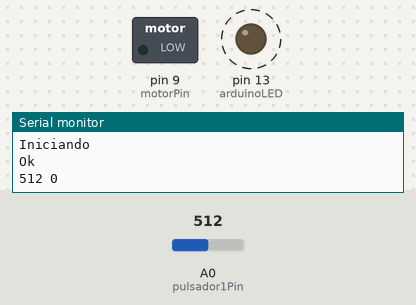
Recording of a sketch running on a simulated Arduino Uno, built with avr-gcc and run on an emulated ATmega328P. Parts: switched loads named in the sketch (green lamp = pin HIGH), output pins drawn as LEDs (lit = HIGH), the last lines printed to the serial monitor. Dashed ring = blinking. The inputs (shaded band) are chosen by the test bench; at power-on: A0 (pulsador1Pin) = 512.

Above: at 0.99 s.
1.3 s: A0 (pulsador1Pin) set to 535
4.3 s: A0 (pulsador1Pin) set to 557
At 4.59 s:
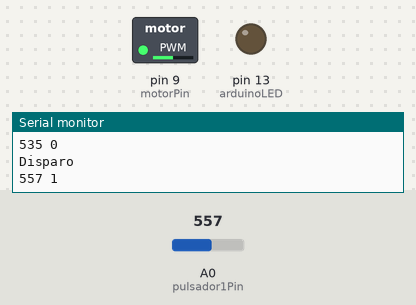
At 6.6 s:
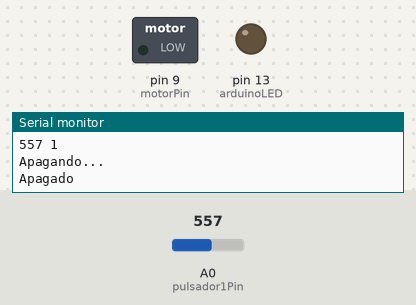
Timing chart, 0 to 12.2 s (numbered marks = the images above; inputs shaded):
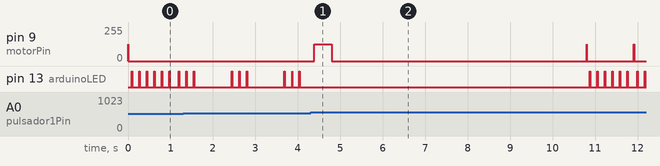

Measured:
- the behaviour switches between 545 and 546 on A0 (pulsador1Pin) (found by bisection; images 0 and 1)
- after the input at 4.3 s, pin 9 (motorPin): 0/255 → 127/255 after 0.08 s, → 0/255 0.42 s later

The sketch:

torpedo.ino
```cpp
// Programa para armado y disparo del torpedo
//
// Programacion Arduino: Antonio Ruis Navarro
// Diseño mecánico: Humberto Martínez Barberá

#define pulsador1Pin A0
#define motorPin 9
#define arduinoLED 13

#define cicloRefresco 500  // Refresh period in millisecond
#define cicloActualizacion 10  // Duración de cada ciclo de actualización en ms.
#define retardoPulsador 6  //Retardo en numero de ciclos para realizar el antirrebotes en el pulsados

#define nivelAlto 545  // Nivel de la lectura analógica del pulsador a partir de la que interpretamos pulsador activado.
#define nivelBajo 429  // Nivel de la lectura analógica del pulsador a partir de la que interpretamos pulsador desactivado.
#define fuerzaMotor 127 // 0..255 fuerza del motor
#define tiempoMinimoPropulsion 750 // Tiempo minimo de propulsion en milisegundos, un tiempo de pulsación menor que este durante la programacion de tiempo de propulsion apaga el sistema sin disparar.
#define tiempoTimeOut 60000L// Tiempo en milisegundos antes de apagarse el sistema si no actuamos en el pulsador.
#define tiempoFeedback 10  // Durancion del feedback del motor. Poner a cero si no queremos funcion de feedback con el motor.

#include <EEPROM.h>

// VARIABLES DE CONTROL DE PULSADORES //
int vecesDetectadoPulsador; // QUIZA PODRIA SER CHAR en lugar de INT
bool pulsadorActivo;

// VARIABLES DE TEMPORIZADORES //
unsigned long milisegundos=0;
unsigned long milisegundosCiclo=0;
int contadorLED;
byte destelloActual;
long timeOut;
int temporizador;


// VARIABLES DE PROGRAMA //
int duracionPropulsion; //Duración en ms de actuación del motor de de propulsion.
int estado;


void setup(){
  vecesDetectadoPulsador=0;
  pulsadorActivo = false;
  contadorLED = 0;
  destelloActual = 0;
  duracionPropulsion = 0;
  timeOut = 0;
  estado = 0;
  temporizador = 1000;  // Tiempo de espera inicial 1 segundo.
  Serial.begin(115200);  // Set serial monitor baud rate
  pinMode(arduinoLED,OUTPUT);
  pinMode(motorPin, OUTPUT);
  pinMode(pulsador1Pin, INPUT);
  Serial.println("Iniciando");
  feedback(tiempoFeedback);
  temporizador = 1000;  // Tiempo de espera inicial 1 segundo.
  estado = -1;
//  delay(1000);
  Serial.println("Ok");
}


void loop(){
  unsigned long currentMillis = millis();
  if (currentMillis - milisegundos > cicloRefresco) {  // Este codigo se ejecuta cada ciclo de refresco para mostrar informacion de depuración.
    milisegundos = currentMillis;  // Otra opcion es: milisegundos += cicloRefresco; (la diferencia entre las dos es muy sutil)
    Serial.print(analogRead(pulsador1Pin));
    Serial.print(" ");
    Serial.println(pulsadorActivo,BIN);
  }


  if (currentMillis - milisegundosCiclo > cicloActualizacion) { // Se ejecuta cada ciclo de Actualizacion.
//    milisegundosCiclo += cicloActualizacion;
    milisegundosCiclo = currentMillis;
    comprobarPulsadores();
    timeOut += cicloActualizacion;
//    digitalWrite(arduinoLED,pulsadorActivo);
    switch (estado) {
      case -1:  // Espera inicial tras la activacion del sistema.
        temporizador -= cicloActualizacion;
        if (temporizador <= 0) {
          estado = 0;
        }
        break;
      case 0:  // Inicio esperando a la pulsacion.
        if (pulsadorActivo) {  // Si se activa el pulsador pasamos a contar el tiempo.
          estado = 1;
          Serial.println("Contando tiempo de propulsion");
          feedback(tiempoFeedback);
          timeOut = 0;
        } else { // Si se ha soltado el pulsador desde que iniciamos entendemos que queremos usar la misma duracion de la ultima vez.
          duracionPropulsion = leerEeprom();
          Serial.print("Lectura del tiempo de propulsion de la EEPROM: ");
          Serial.println(duracionPropulsion);
          if (duracionPropulsion < tiempoMinimoPropulsion) { // Si no hay almacenado ningun tiempo de disparo anterior o el tiempo es muy corto damos un tiempo minimo.
            duracionPropulsion = tiempoMinimoPropulsion/2;
          }
          estado = 2;
        }
        break;
      case 1:  // Programando tiempo de propulsion
        if (pulsadorActivo) {  // Si se activa el pulsador vamos incrementando el tiempo.
          duracionPropulsion += cicloActualizacion;
        } else {
          estado = 2;
          Serial.print("Tiempo de propulsion: ");
          Serial.println(duracionPropulsion);
          feedback(tiempoFeedback);
          timeOut = 0;
          if (duracionPropulsion < tiempoMinimoPropulsion) { // Si el tiempo es muy corto entendemos que queremos apagar en lugar de disparar.
            Serial.println("Tiempo de propulsion muy corto");
            estado = 100;
          } else {
            guardarEeprom(duracionPropulsion);
          }
        }
        break;
      case 2:  // Esperando recibir la orden de disparo
        if (pulsadorActivo) {  // Si se activa el pulsador pasamos a orden de disparo.
          estado = 3;
          Serial.println("Disparo");
          timeOut = 0;
          // &&&&&&&&&&&&&&& Igual hay que poner aquí un delay para retrasar un poco el disparo &&&&&&&&&&&&&&&&&&
        }
        break;
      case 3:  // Propulsando con pulsador todavía activo.
        analogWrite(motorPin, fuerzaMotor);
        duracionPropulsion -= cicloActualizacion;
        if (!pulsadorActivo) estado = 4;  // Cuando se libera la pulsacion seguimos en propulsion.
        if (duracionPropulsion <= 0) {  // Cuando se pasa el tiempo de propulsion, apagamos.
          estado = 100;
        }
        break;
      case 4:  // Propulsando con pulsador desactivado.
        analogWrite(motorPin, fuerzaMotor);
        duracionPropulsion -= cicloActualizacion;
        if (pulsadorActivo) estado = 100;  // Si se vuelve a dar una pulsacion durante la propulsion, apagamos.
        if (duracionPropulsion <= 0) {  // Cuando se pasa el tiempo de propulsion, apagamos.
          estado = 100;
        }
        break;
      case 100:  // Apagar alimentacion
        digitalWrite(motorPin, LOW);
        Serial.println("Apagando...");
        delay(1000);
        Serial.println("Apagado");
        pinMode(pulsador1Pin,OUTPUT);
        digitalWrite(pulsador1Pin,LOW);  // Apagamos la alimentacion.
        delay(5000);
        softReset(); // No debería ejecutarse salvo que estemos alimentando el Arduino por el USB.
        break;
      default:
        estado = 100;  // Si llegamos a un estado incorrecto apagamos igualmente.
        break;
    }
    if (timeOut >= tiempoTimeOut) {  // Si hemos superado el tiempo de timeOut sin hacer nada notificamos y apagamos.
      feedback(tiempoFeedback);
      estado = 100;
    }
    notificarLED(estado);

//    Serial.print(pulsadorActivo,DEC);
//    Serial.print(", ");
//    Serial.println(tiempoActivoPulsador,DEC);
//    if (pulsadorActivo) {
//      Serial.println("Apagando...");
//    }


  }

 }


 // --------------------------------- Otras funciones ------------------------------------------

void comprobarPulsadores(){ // Comprobar los pulsadores, lo ejecutaremos periodicamente y realiza el antirebotes
//  byte estado = B00000000;
//  estado |=  !digitalRead(pulsador1Pin);
//  Serial.println(estado,BIN);
//  if ((estado == estadoAnterior) & (estado != B00000000)) {
  int lectura = analogRead(pulsador1Pin);
  if (lectura > nivelAlto) {  // Si se ha pulsado el pulsador...
    vecesDetectadoPulsador ++;
  } else if (lectura < nivelBajo) {  // Si se ha desactivado el pulsador...
    vecesDetectadoPulsador -=2;  // Podemos dar mas prioriad a un estado que a otro
  } else {  // Y en la zona de la histéresis...
    // Ruido. No hacemos nada salvo que queramos cuantificar lo ruidosa que es la medida.
  }
  if (vecesDetectadoPulsador > retardoPulsador) {
    pulsadorActivo = true;
    vecesDetectadoPulsador = retardoPulsador;
  }
  if (vecesDetectadoPulsador < retardoPulsador*(-1)) {
    vecesDetectadoPulsador = retardoPulsador*(-1);
    pulsadorActivo = false;
  }

}

void notificarLED(byte indicacion) {
  contadorLED++;
  if (contadorLED == (destelloActual * 16 + 8)){
    digitalWrite(arduinoLED, HIGH);
    destelloActual++;
    if (destelloActual > indicacion) destelloActual = 0;
  } else digitalWrite(arduinoLED, LOW);
  if (contadorLED > (indicacion * 16 + 80)) {
    contadorLED = 0;
    destelloActual = 0;
  }
}

void feedback(int milisegundos) {
  if (milisegundos > 0) {
    analogWrite(motorPin, fuerzaMotor);
    delay(milisegundos);
//    analogWrite(motorPin, 0);
    digitalWrite(motorPin, LOW);
  }
}

void softReset() {
  setup();
}

int leerEeprom(){  // Devuelve el tiempo de propulsion almacenado en la EEPROM si no tiene tiempo bien memorizado -1.
  int duracion = -1;
  if ((EEPROM.read(0) == 69) && (EEPROM.read(1) == 12) && (EEPROM.read(2) == 13) && (EEPROM.read(3) == 18)) {
    // Comprobamos que la eeprom tenga una configuracion valida con numeros concretos
    if ((EEPROM.read(4) == EEPROM.read(6)) && (EEPROM.read(5) == EEPROM.read(7))) {
      EEPROM.get(4,duracion);  // solo cargamos el valor de la configuracion si los valores coinciden.
    } else return -1;
  }
  return duracion;
}

void guardarEeprom(int duracion){
  EEPROM.update(0,69);
  EEPROM.update(1,12);
  EEPROM.update(2,13);
  EEPROM.update(3,18);
  // Ponemos numeros concretos en el comienzo de la EEPROM para confirmar que tiene valores correctos.
  EEPROM.put(4,duracion);
  EEPROM.put(6,duracion);  // almacenamos los valores 2 veces
}
```
